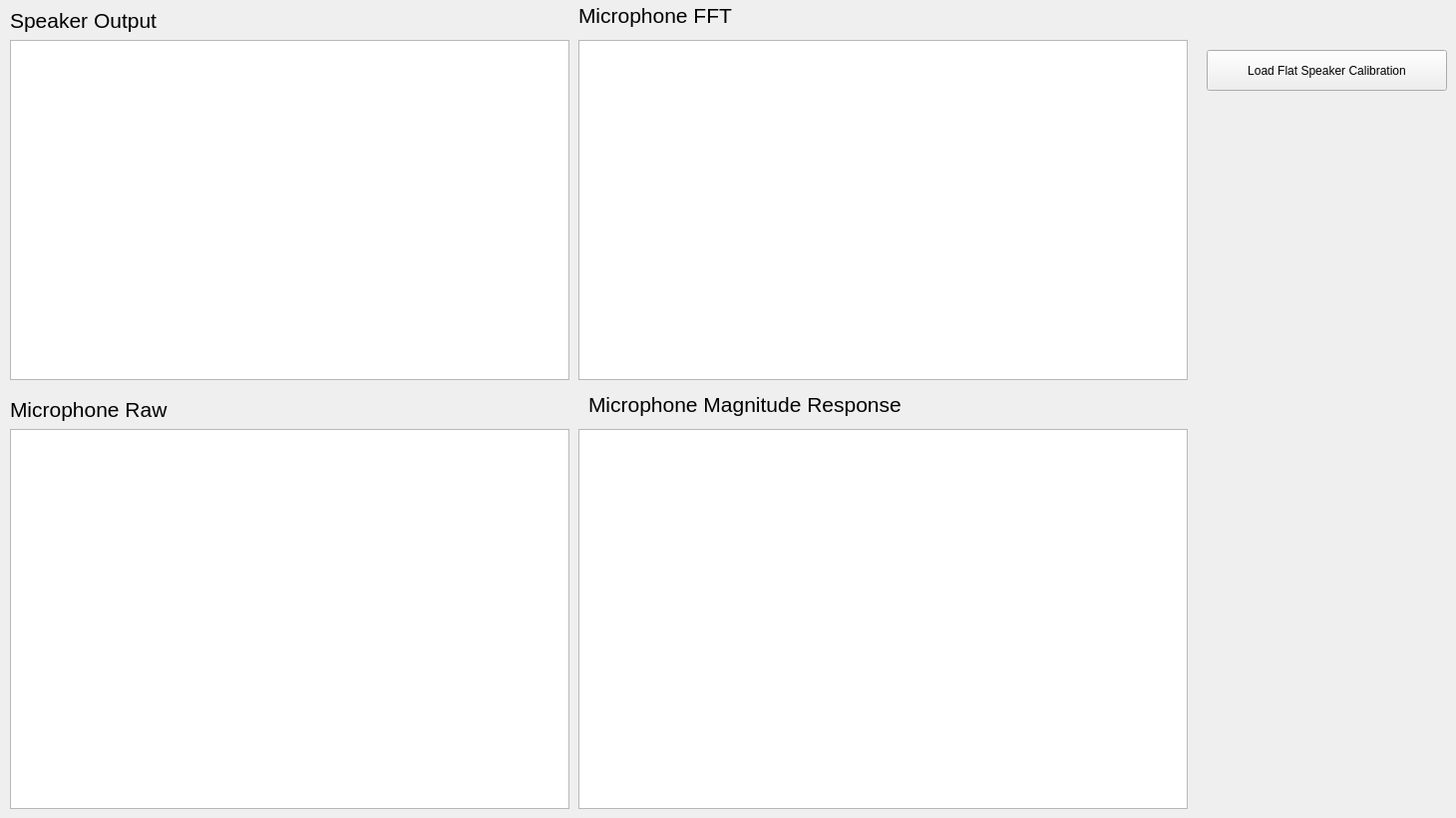
        <widget class="QWidget" name="audio_tab">
         <attribute name="title">
          <string>Audio</string>
         </attribute>
         <widget class="PlotWidget" name="plot_micRaw">
          <property name="geometry">
           <rect>
            <x>10</x>
            <y>430</y>
            <width>561</width>
            <height>381</height>
           </rect>
          </property>
          <property name="backgroundBrush">
           <brush brushstyle="NoBrush">
            <color alpha="255">
             <red>255</red>
             <green>255</green>
             <blue>255</blue>
            </color>
           </brush>
          </property>
         </widget>
         <widget class="PlotWidget" name="plot_micFFT">
          <property name="geometry">
           <rect>
            <x>580</x>
            <y>40</y>
            <width>611</width>
            <height>341</height>
           </rect>
          </property>
          <property name="backgroundBrush">
           <brush brushstyle="NoBrush">
            <color alpha="255">
             <red>255</red>
             <green>255</green>
             <blue>255</blue>
            </color>
           </brush>
          </property>
         </widget>
         <widget class="PlotWidget" name="plot_micMagResp">
          <property name="geometry">
           <rect>
            <x>580</x>
            <y>430</y>
            <width>611</width>
            <height>381</height>
           </rect>
          </property>
          <property name="backgroundBrush">
           <brush brushstyle="NoBrush">
            <color alpha="255">
             <red>255</red>
             <green>255</green>
             <blue>255</blue>
            </color>
           </brush>
          </property>
         </widget>
         <widget class="QLabel" name="label_17">
          <property name="geometry">
           <rect>
            <x>10</x>
            <y>395</y>
            <width>161</width>
            <height>31</height>
           </rect>
          </property>
          <property name="font">
           <font>
            <pointsize>16</pointsize>
           </font>
          </property>
          <property name="text">
           <string>Microphone Raw</string>
          </property>
         </widget>
         <widget class="QLabel" name="label_39">
          <property name="geometry">
           <rect>
            <x>580</x>
            <y>0</y>
            <width>161</width>
            <height>31</height>
           </rect>
          </property>
          <property name="font">
           <font>
            <pointsize>16</pointsize>
           </font>
          </property>
          <property name="text">
           <string>Microphone FFT</string>
          </property>
         </widget>
         <widget class="QLabel" name="label_46">
          <property name="geometry">
           <rect>
            <x>590</x>
            <y>390</y>
            <width>331</width>
            <height>31</height>
           </rect>
          </property>
          <property name="font">
           <font>
            <pointsize>16</pointsize>
           </font>
          </property>
          <property name="text">
           <string>Microphone Magnitude Response</string>
          </property>
         </widget>
         <widget class="PlotWidget" name="plot_spkOut">
          <property name="geometry">
           <rect>
            <x>10</x>
            <y>40</y>
            <width>561</width>
            <height>341</height>
           </rect>
          </property>
          <property name="backgroundBrush">
           <brush brushstyle="NoBrush">
            <color alpha="255">
             <red>255</red>
             <green>255</green>
             <blue>255</blue>
            </color>
           </brush>
          </property>
         </widget>
         <widget class="QLabel" name="label_49">
          <property name="geometry">
           <rect>
            <x>10</x>
            <y>0</y>
            <width>161</width>
            <height>41</height>
           </rect>
          </property>
          <property name="font">
           <font>
            <pointsize>16</pointsize>
           </font>
          </property>
          <property name="text">
           <string>Speaker Output</string>
          </property>
         </widget>
         <widget class="QPushButton" name="audio_loadFlatSpkCal_pushButton">
          <property name="geometry">
           <rect>
            <x>1210</x>
            <y>50</y>
            <width>241</width>
            <height>41</height>
           </rect>
          </property>
          <property name="text">
           <string>Load Flat Speaker Calibration</string>
          </property>
          <property name="checkable">
           <bool>false</bool>
          </property>
          <property name="checked">
           <bool>false</bool>
          </property>
         </widget>
        </widget>
